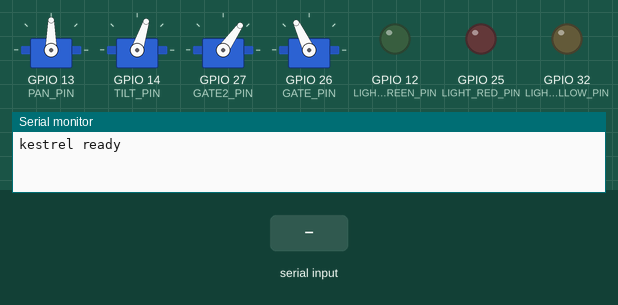
The sketch below on a simulated ESP32. On the bench: 4 × servo, output pins drawn as LEDs (lit = HIGH), the last lines printed to the serial monitor. The inputs (shaded band) are chosen by the test bench.

Above: at 1.2 s.
1.3 s: "k gate down\n" received over Serial
At 1.6 s:
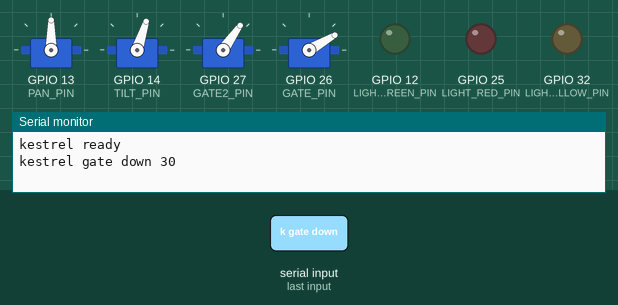
2.8 s: "k light red\n" received over Serial
At 4.0 s:
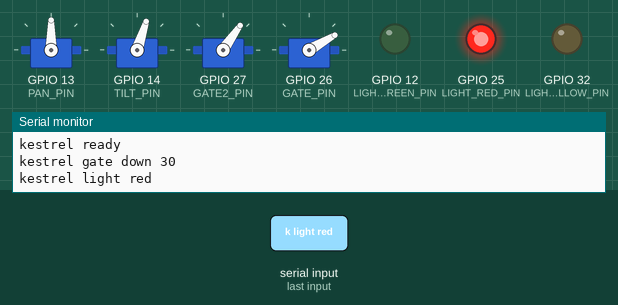
4.3 s: "k gate up\n" received over Serial
At 5.1 s:
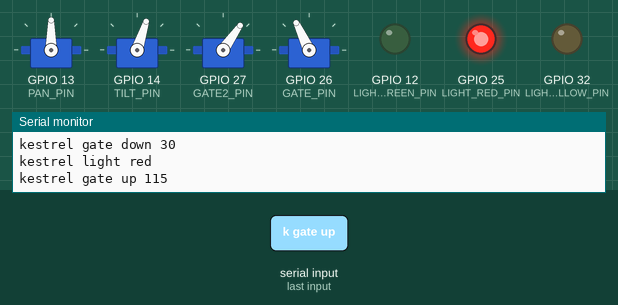
5.8 s: "k light yellow\n" received over Serial
At 6.2 s:
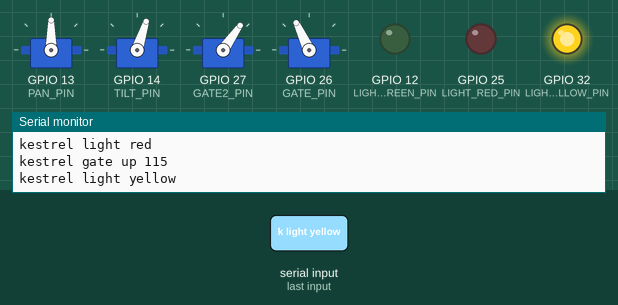
7.3 s: "k light green\n" received over Serial
At 8.5 s:
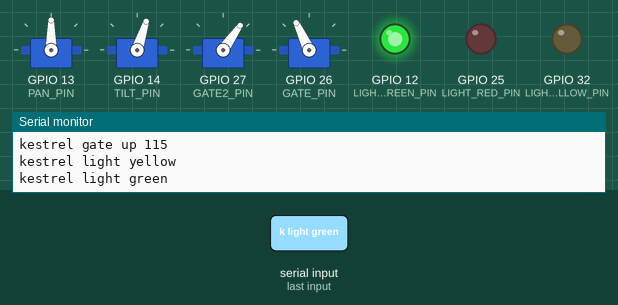
8.8 s: "k gate down\n" received over Serial
At 9.7 s:
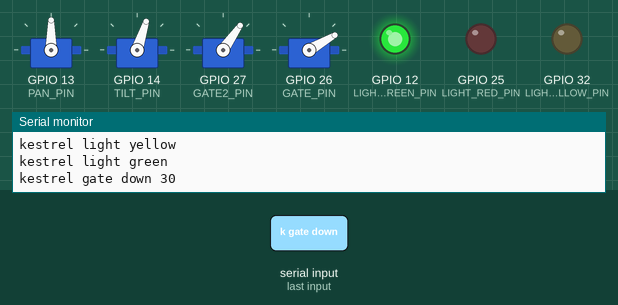
Timing chart, 0 to 11.3 s (numbered marks = the images above; inputs shaded):
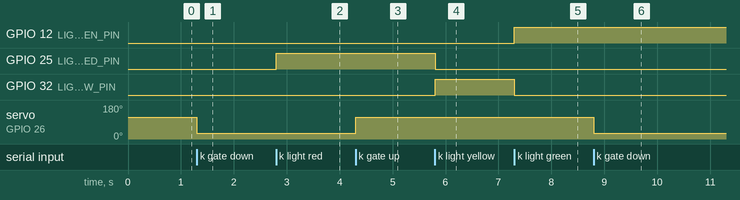

The sketch:

kestrel_board.ino
```cpp
/*
 * Kestrel - ESP32 board code
 *
 * Kestrel's Mac program sends one line per command over USB, and this board moves the two
 * gate arms and the red/yellow/green light.
 *
 * This code started as the board code of an earlier project of mine (a camera that turns to
 * follow things, on two motors called pan and tilt). The parts Kestrel never uses were removed
 * from this public copy; the pan/tilt glide code is still here because the board was built on it.
 *
 * Kestrel's commands (lowercase, starting with "k "):
 *   k hello           -> answers "kestrel ready"
 *   k gate down 030   -> gate arm 1 to 30 (flat across the road)
 *   k gate up 090     -> gate arm 1 to 90 (straight up)
 *   k gate move 075   -> any angle 0-180, for finding the up and down angles
 *   k light red       -> red on, the others off (also: yellow, green, off)
 *   G055              -> gate arm 2 to 55 (the second arm, on GPIO27)
 *
 * Wiring (ESP32 dev board):
 *   Gate arm 1 signal -> GPIO26      Gate arm 2 signal -> GPIO27
 *   Light: red GPIO25, yellow GPIO32, green GPIO12; the light's GND wire to the blue (-) strip
 *   PAN servo signal  -> GPIO13      TILT servo signal -> GPIO14
 *   Servo V+ (red)    -> EXTERNAL 5V supply (NOT the ESP32 5V pin)
 *   Servo GND (brown) -> external 5V GND, tied to ESP32 GND (COMMON GROUND)
 *   1000uF cap across the external 5V rail, close to the servos.
 * GPIO12 is a boot pin: fine for a light (the light keeps it LOW, the safe way), never a servo.
 * Servos are DS3218 270-degree: attached with a 500-2500us pulse for full travel.
 */

#include <ESP32Servo.h>

const int PAN_PIN     = 13;
const int TILT_PIN    = 14;     // GPIO14 (GPIO12 is a boot-strapping pin, do not use it)
const int GATE2_PIN   = 27;     // gate arm 2

// Kestrel: the pickup line gate and the light
const int GATE_PIN          = 26;   // gate arm 1 signal
const int LIGHT_RED_PIN     = 25;
const int LIGHT_YELLOW_PIN  = 32;
const int LIGHT_GREEN_PIN   = 12;   // a boot pin: OK for a light, never for a servo
const int GATE_UP_DEFAULT   = 115;  // where the gate starts; the Mac sends the real up and down
const int GATE_DOWN_DEFAULT = 30;   // angles it learned on Saturday, so these are only fallbacks
const int GATE2_START       = 55;   // gate arm 2 starts UP, Ryan's angle 10/12

const int PAN_MIN = 0,  PAN_MAX = 180;    // chip allows FULL range (manual jog is unrestricted)
const int TILT_MIN = 0, TILT_MAX = 180;   // safe crash-limits (tilt 60-85, pan 38-170) live in the BRAIN's auto loop only

// Motion: the brain sends a fresh target about every camera frame (50-80 ms apart). The old code
// hopped to each target at full servo speed in whole-degree steps, then WAITED for the next
// command: hop-wait-hop-wait = visible stutter. Now each new target is GLIDED to over ~GLIDE_MS
// (a hair over one camera frame) in fine sub-degree steps at a fast tick, so the head is still
// moving when the next command lands = one continuous glide at the commanded average speed.
const int   TICK_MS     = 5;                       // 200 Hz motion tick (was 15 ms / 66 Hz)
const int   GLIDE_MS    = 70;                      // spread each brain hop across about one camera frame
const int   GLIDE_TICKS = GLIDE_MS / TICK_MS;
const float PAN_TICK_MAX  = 133.0 * TICK_MS / 1000.0;  // speed ceiling per tick (133 deg/s, matches --slew-rate)
const float TILT_TICK_MAX =  66.0 * TICK_MS / 1000.0;  // tilt stays GENTLER (loose tilt joint, missing a screw)

Servo panServo, tiltServo;
Servo gateServo, gate2Servo;       // Kestrel's two gate arms

float panCur = 90, tiltCur = 72;   // boot to a tilt inside [60,85] so it never slams the cap on reset
int   panTgt = 90, tiltTgt = 72;
float panVel = 0, tiltVel = 0;     // glide speed (deg per tick), recomputed on every aim command
unsigned long lastTick = 0;
String line;

void setup() {
  Serial.begin(115200);
  ESP32PWM::allocateTimer(0);
  ESP32PWM::allocateTimer(1);
  ESP32PWM::allocateTimer(2);
  ESP32PWM::allocateTimer(3);        // room for the 4th servo
  panServo.setPeriodHertz(50);     panServo.attach(PAN_PIN, 500, 2500);
  tiltServo.setPeriodHertz(50);    tiltServo.attach(TILT_PIN, 500, 2500);
  gate2Servo.setPeriodHertz(50);   gate2Servo.attach(GATE2_PIN, 500, 2500);
  panServo.write((int)panCur);
  tiltServo.write((int)tiltCur);
  gate2Servo.write(GATE2_START);     // gate arm 2 starts up
  gateServo.setPeriodHertz(50);      gateServo.attach(GATE_PIN, 500, 2500);   // Kestrel
  gateServo.write(GATE_UP_DEFAULT);                                           // Kestrel: gate starts up
  pinMode(LIGHT_RED_PIN, OUTPUT);    digitalWrite(LIGHT_RED_PIN, LOW);        // Kestrel: light starts off
  pinMode(LIGHT_YELLOW_PIN, OUTPUT); digitalWrite(LIGHT_YELLOW_PIN, LOW);
  pinMode(LIGHT_GREEN_PIN, OUTPUT);  digitalWrite(LIGHT_GREEN_PIN, LOW);
  Serial.println("kestrel ready");
}

// ---- Kestrel: the pickup line gate and the light ----

void setLight(bool red, bool yellow, bool green) {
  digitalWrite(LIGHT_RED_PIN, red ? HIGH : LOW);
  digitalWrite(LIGHT_YELLOW_PIN, yellow ? HIGH : LOW);
  digitalWrite(LIGHT_GREEN_PIN, green ? HIGH : LOW);
}

// The angle written after a command word, like the 030 in "k gate down 030".
// No number, or anything that is not a number, keeps the fallback, so a typo can never
// slam the gate to 0.
int angleAfter(const String &s, int start, int fallback) {
  String rest = s.substring(start);
  rest.trim();
  if (rest.length() == 0 || !isDigit(rest[0])) return fallback;
  return constrain(rest.toInt(), 0, 180);
}

// Handles one "k ..." line from Kestrel's Mac program and answers it. Returns true if it was
// a "k" line, so the parser below never sees it.
bool kestrelLine(const String &s) {
  if (!s.startsWith("k ")) return false;
  if (s == "k hello") {
    Serial.println("kestrel ready");
  } else if (s.startsWith("k gate down")) {
    int a = angleAfter(s, 11, GATE_DOWN_DEFAULT);
    gateServo.write(a);
    Serial.print("kestrel gate down "); Serial.println(a);
  } else if (s.startsWith("k gate up")) {
    int a = angleAfter(s, 9, GATE_UP_DEFAULT);
    gateServo.write(a);
    Serial.print("kestrel gate up "); Serial.println(a);
  } else if (s.startsWith("k gate move")) {
    int a = angleAfter(s, 11, -1);
    if (a >= 0) { gateServo.write(a); Serial.print("kestrel gate at "); Serial.println(a); }
    else Serial.println("kestrel gate move needs a number, like: k gate move 075");
  } else if (s == "k light red") {
    setLight(true, false, false);  Serial.println("kestrel light red");
  } else if (s == "k light yellow") {
    setLight(false, true, false);  Serial.println("kestrel light yellow");
  } else if (s == "k light green") {
    setLight(false, false, true);  Serial.println("kestrel light green");
  } else if (s == "k light off") {
    setLight(false, false, false); Serial.println("kestrel light off");
  } else {
    Serial.print("kestrel unknown: "); Serial.println(s);   // an unknown word does nothing
  }
  return true;
}

void parseLine(const String &s) {
  if (kestrelLine(s)) return;
  int p = s.indexOf('P');
  int t = s.indexOf('T');
  if (p >= 0 && t > p) {
    panTgt  = constrain(s.substring(p + 1, p + 4).toInt(), PAN_MIN, PAN_MAX);
    tiltTgt = constrain(s.substring(t + 1, t + 4).toInt(), TILT_MIN, TILT_MAX);
    panVel  = (panTgt  - panCur)  / (float)GLIDE_TICKS;   // pace the move to land with the next command
    tiltVel = (tiltTgt - tiltCur) / (float)GLIDE_TICKS;
  }

  int g = s.indexOf('G');   // G### = gate arm 2 to that angle
  if (g >= 0) {
    int ang = constrain(s.substring(g + 1, g + 4).toInt(), 0, 180);
    gate2Servo.write(ang);
    Serial.print("gate 2 at "); Serial.println(ang);
  }
}

void glide(float &cur, int tgt, float &vel, Servo &s, float tickMax) {
  float rem = (float)tgt - cur;
  float step = vel;
  if ((rem > 0 && step <= 0) || (rem < 0 && step >= 0))   // stale/zero pace but not there yet:
    step = (rem > 0) ? tickMax : -tickMax;                // fall back to the speed ceiling
  if (step >  tickMax) step =  tickMax;                   // hardware speed ceiling per axis
  if (step < -tickMax) step = -tickMax;
  if ((rem >= 0 && step >= rem) || (rem <= 0 && step <= rem)) { cur = tgt; vel = 0; }  // arrive, never pass
  else cur += step;
  // sub-degree writes: attach(500,2500) maps 0-180 deg over 2000 us, so 1 us = 0.09 deg.
  // plain write() rounds to whole degrees, which reads as tiny clicks at glide speeds.
  s.writeMicroseconds(500 + (int)(cur * (2000.0 / 180.0) + 0.5));
}

void loop() {
  while (Serial.available()) {
    char c = Serial.read();
    if (c == '\n')                         { parseLine(line); line = ""; }
    else if (c != '\r' && line.length() < 32) line += c;
  }

  unsigned long now = millis();
  if (now - lastTick >= TICK_MS) {
    lastTick = now;
    glide(panCur, panTgt, panVel, panServo, PAN_TICK_MAX);
    glide(tiltCur, tiltTgt, tiltVel, tiltServo, TILT_TICK_MAX);
  }
}
```

Measured:
- after the input at 1.3 s, servo on GPIO 26 (GATE_PIN): 115° → 30° at once
- after the input at 2.8 s, GPIO 25 (LIGHT_RED_PIN): LOW → HIGH at once
- after the input at 4.3 s, servo on GPIO 26 (GATE_PIN): 30° → 115° at once
- after the input at 5.8 s, GPIO 25 (LIGHT_RED_PIN): HIGH → LOW at once; GPIO 32 (LIGHT_YELLOW_PIN): LOW → HIGH at once
- after the input at 7.3 s, GPIO 12 (LIGHT_GREEN_PIN): LOW → HIGH at once; GPIO 32 (LIGHT_YELLOW_PIN): HIGH → LOW at once
- after the input at 8.8 s, servo on GPIO 26 (GATE_PIN): 115° → 30° at once
